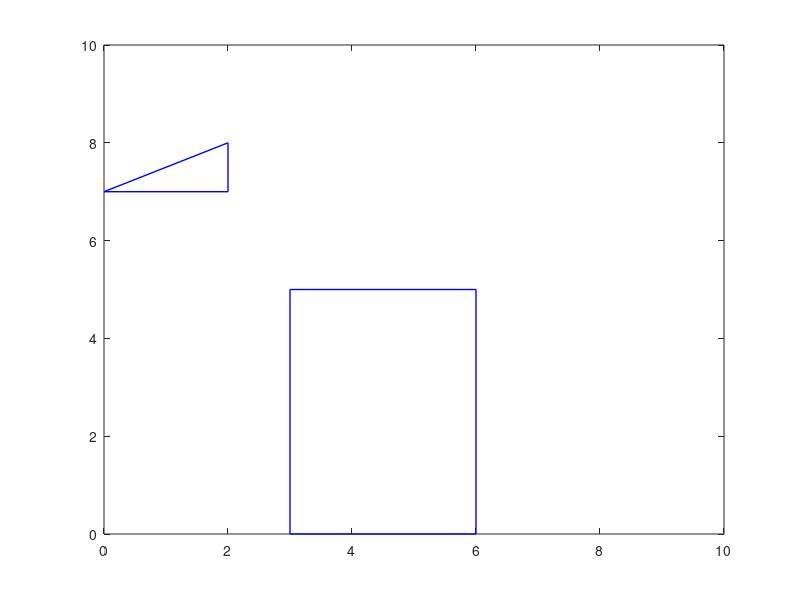

The MATLAB source for this figure: (Note: this script raises an error after producing the figure.)
%% Test PRM:
clear 
close all
% arguments:
q_init = [1,1]';
q_goal = [8,8]';
num_nodes = 300;
box_size =10;
C_obs = {[3,6,6,3;0,0,5,5],[0,2,2;7,7,8]};
K = 6;

% visualize obstacles:
for i = 1:length(C_obs)
    obs_i = cell2mat(C_obs(i));
    plot([obs_i(1,:),obs_i(1,1)],[obs_i(2,:),obs_i(2,1)],'b','LineWidth',1);
    axis([0,box_size,0,box_size]);
    hold on
end
% build PRM
% Path returns the nodes on the path
% G: G.Vertex, G.Edges, G.Graph(weighted adjacency matrix)
[Path, G] = build_PRM(q_init,q_goal,num_nodes,box_size,C_obs,K);
% visualize nodes, edges and the path
for i = 1:size(G.Edge,2)
    plot(G.Edge(1:2:3,i),G.Edge(2:2:4,i),'k');
    hold on
end
scatter([q_init(1),q_goal(1)],[q_init(2),q_goal(2)],'gd','filled');
scatter(G.Vertex(1,:),G.Vertex(2,:),'k');
hold on
if Path ~= -1
    plot(Path(1,:),Path(2,:),'r','LineWidth',2);
end
